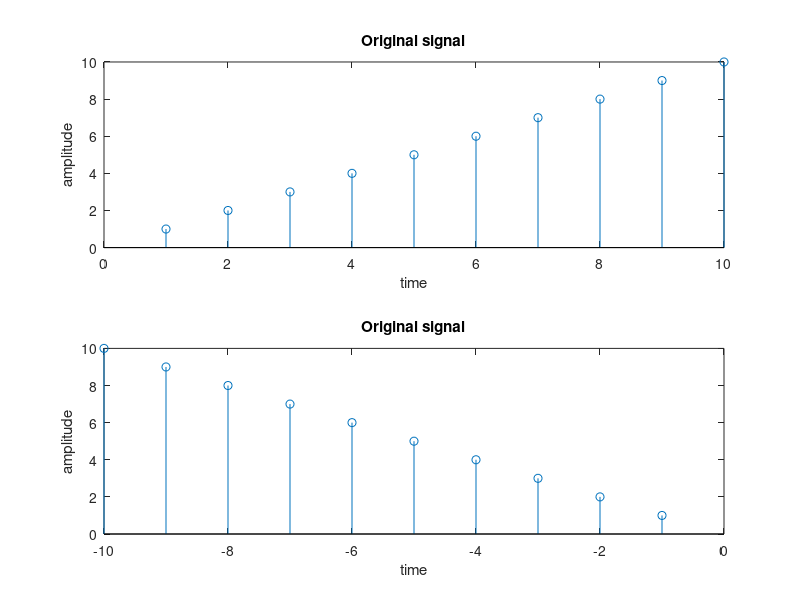

Reproduce this figure in MATLAB.
clc;
close all;
clear all;
a=[1:10];
x=[a];
subplot(2,1,1);
stem(a,x);
title('Original signal');
xlabel('time');
ylabel('amplitude');


x=-[a];
subplot(2,1,2);
stem(x,a);
title('Original signal');
xlabel('time');
ylabel('amplitude');
